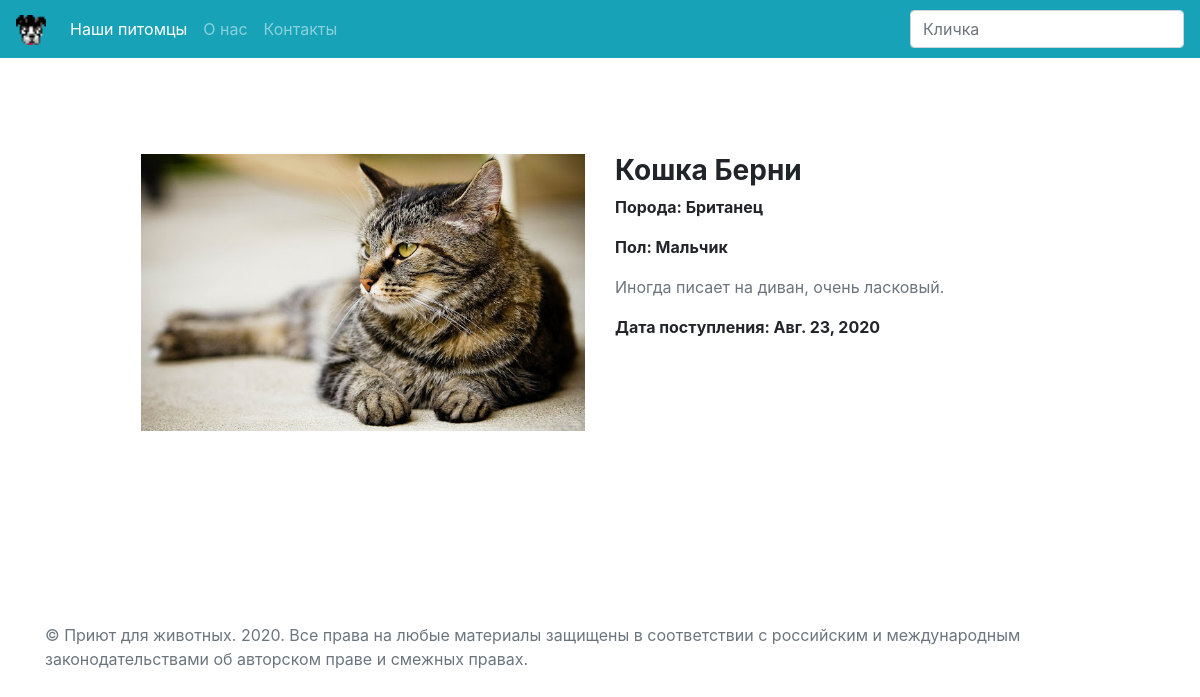
The page /animal/2/ on the database its author committed.
### pets/models.py (models this page shows, shortened)
class Animal(models.Model):
    name = models.CharField(max_length=100, verbose_name="Кличка")
    breed = models.ForeignKey('Breed', on_delete=models.CASCADE, verbose_name="Порода")
    FAMILY_CHOICES = [('CAT', 'Кошка'), ('DOG', 'Собака'), ('PAR', 'Попугай')]
    family = models.CharField(max_length=3, choices=FAMILY_CHOICES, default='CAT', verbose_name="Семейство")
    SEX_CHOICES = [('M', 'Мальчик'), ('F', 'Девочка')]
    sex = models.CharField(max_length=1, choices=SEX_CHOICES, default='M', verbose_name="Пол")
    description = models.TextField(blank=True, verbose_name="Описание")
    date = models.DateField(default=date.today, verbose_name="Дата поступления")
    photo = models.ImageField(upload_to='photo', blank=True, verbose_name="Фото")

class Breed(models.Model):
    name = models.CharField(max_length=100, verbose_name="Порода")
    def __str__(self):
        return self.name

### pets/views.py (the view)
# urls.py: path('animal/<str:pk>/', AnimalView.as_view()),
class AnimalView(DetailView):
    model = Animal

### templates/pets/animal_detail.html (shortened to what this page needs)
{% extends 'base.html' %}
{% block content %}
<div class="container my-5 py-5 z-depth-1">
  <section class="px-md-5 mx-md-5 dark-grey-text text-center text-lg-left">
    <div class="row">
      <div class="col-lg-6 mb-4 mb-lg-0 d-flex align-items-center justify-content-center">
        <img src="{{ object.photo.url }}" class="img-fluid" alt="">
      </div>
      <div class="col-lg-6 mb-4 mb-lg-0">
        <h3 class="font-weight-bold">{{object.get_family_display}} {{object.name}}</h3>
        <p class="font-weight-bold">Порода: {{object.breed}}</p>
        <p class="font-weight-bold">Пол: {{object.get_sex_display}}</p>
        <p class="text-muted">{{object.description}}</p>
        <p class="font-weight-bold">Дата поступления: {{object.date}}</p>
      </div>
    </div>
  </section>
</div>
{% endblock %}

### pets/static/style.css (style rules this page uses)
body { padding-bottom: 20px; }

### rows shown on the page
Animal: photo (picture), family "Кошка", name "Берни", breed "Британец", sex "Мальчик", description "Иногда писает на диван, очень ласковый.", date "Авг. 23, 2020"
